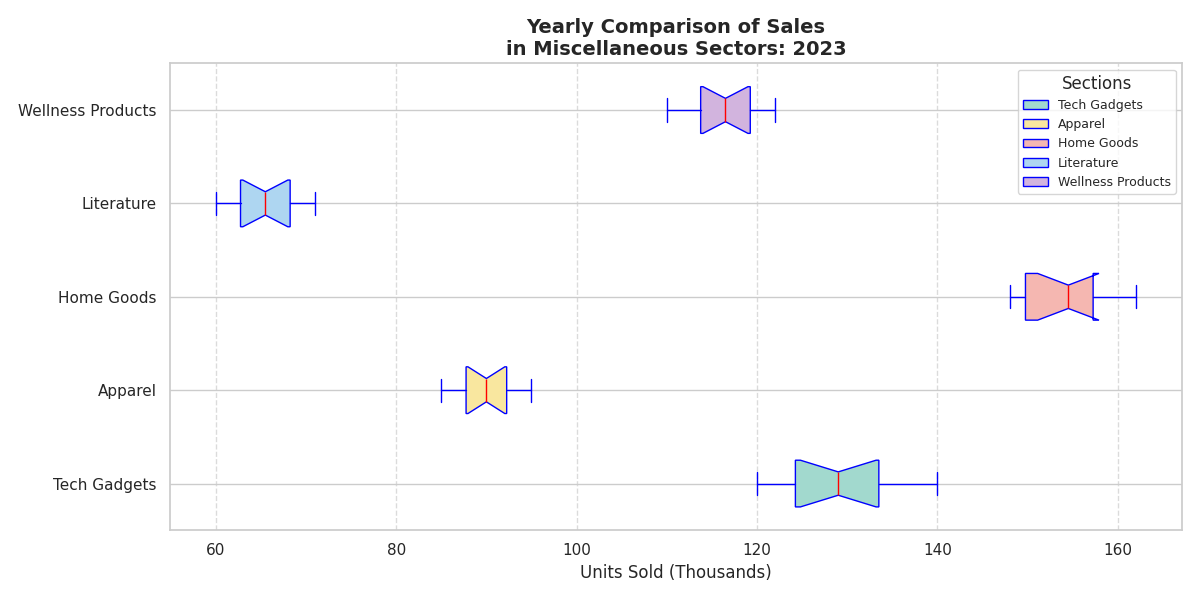

Write the Python code that produced this figure.
import matplotlib.pyplot as plt

categories = ["Tech Gadgets", "Apparel", "Home Goods", "Literature", "Wellness Products"]

# Manually altered sales data to reflect "random" changes while preserving dimensions
electronics_sales = [127, 120, 138, 122, 133, 135, 128, 132, 125, 130, 121, 140]
fashion_sales = [91, 87, 95, 88, 89, 90, 92, 94, 85, 86, 93, 90]
home_kitchen_sales = [154, 150, 162, 157, 148, 155, 148, 149, 155, 161, 158, 151]
books_sales = [67, 63, 62, 66, 70, 68, 64, 60, 69, 71, 61, 65]
health_beauty_sales = [119, 110, 115, 117, 112, 118, 122, 120, 114, 116, 113, 121]

data = [
    electronics_sales,
    fashion_sales,
    home_kitchen_sales,
    books_sales,
    health_beauty_sales
]

fig, ax = plt.subplots(figsize=(12, 6))

box = ax.boxplot(data, notch=True, patch_artist=True, vert=False,
                 boxprops=dict(facecolor="lightblue", color="blue"),
                 capprops=dict(color="blue"),
                 whiskerprops=dict(color="blue"),
                 flierprops=dict(markerfacecolor='red', marker='o', markersize=8, linestyle='none'),
                 medianprops=dict(color="red"))

colors = ['#A2D9CE', '#F9E79F', '#F5B7B1', '#AED6F1', '#D2B4DE']
for patch, color in zip(box['boxes'], colors):
    patch.set_facecolor(color)

ax.set_title("Yearly Comparison of Sales\nin Miscellaneous Sectors: 2023", fontsize=14, fontweight='bold')
ax.set_xlabel('Units Sold (Thousands)', fontsize=12)
ax.set_yticks(range(1, len(categories) + 1))
ax.set_yticklabels(categories, fontsize=11)

ax.xaxis.grid(True, linestyle='--', which='both', alpha=0.7)

ax.legend([box["boxes"][i] for i in range(len(categories))], categories, loc='upper right', fontsize=9, title="Sections")

plt.tight_layout()
plt.show()
